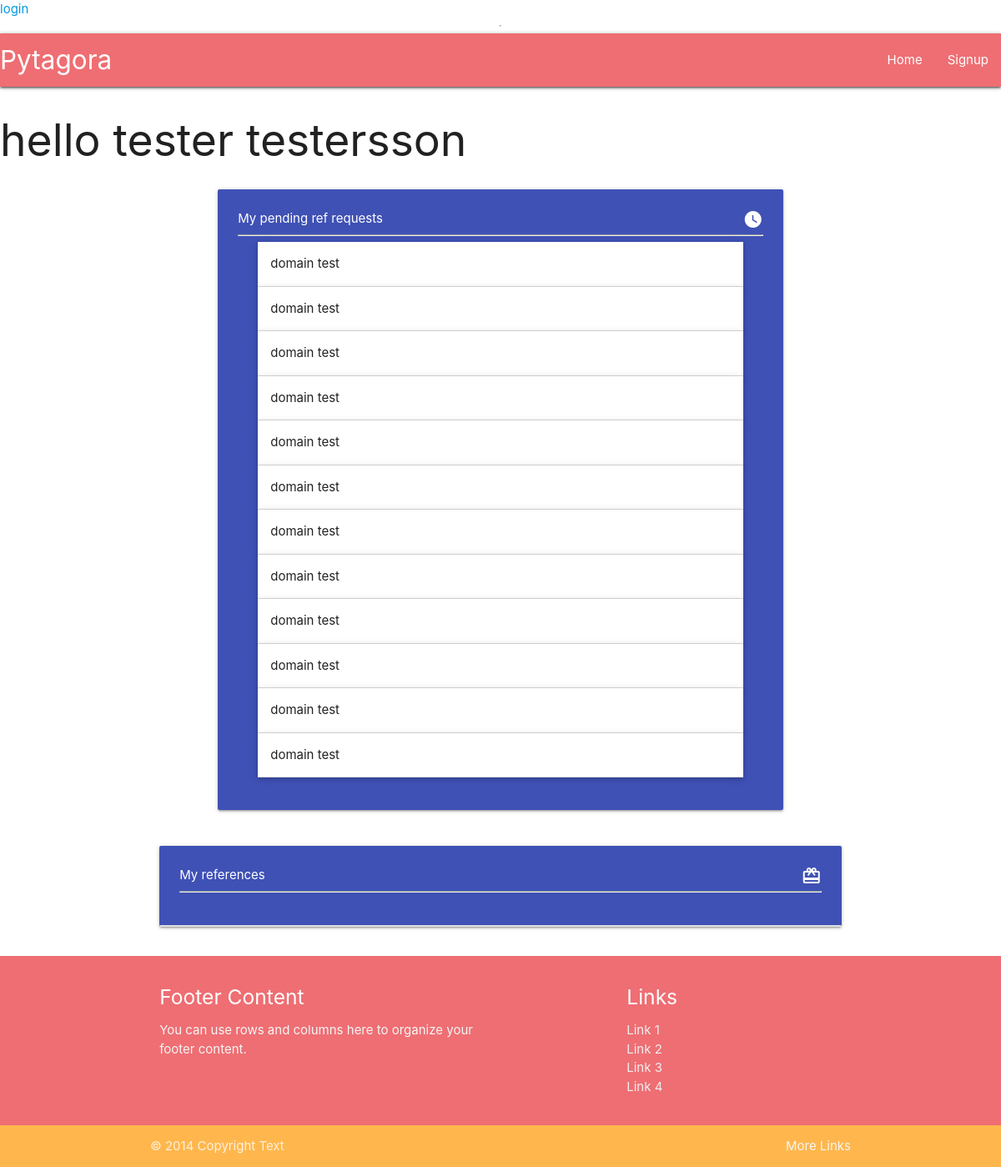
Before: /profile/2/ with the older database file.
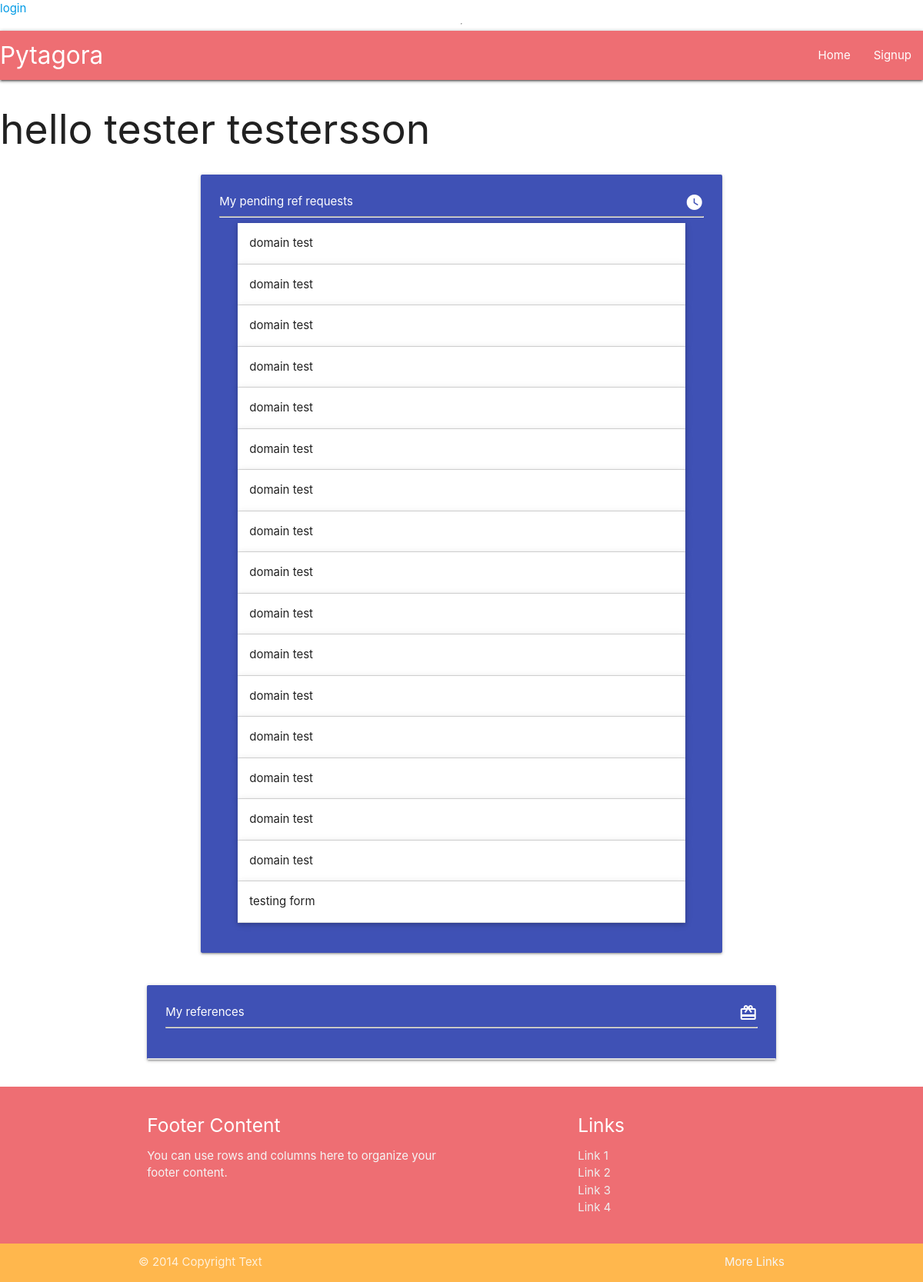
After: the same page with the newer database file.
### userprofile/models.py (models this page shows, shortened)
class RefRequest(models.Model):
    profile = models.ForeignKey(Profile, verbose_name=_("profile"), on_delete=models.CASCADE)
    company_name = models.CharField(_("company name"), max_length=100, null=True, blank=True)
    company_slug = models.SlugField(_("company_slug"), null=True, blank=True, unique=False, max_length=150)
    date_from = models.DateField( verbose_name=_("date from"))
    date_to = models.DateField(verbose_name=_("date to"))
    to_email = models.EmailField(_("to email"), max_length=254, null=True, blank=True)
    UNINITIATED = "UNIN"
    PENDING = "PEND"
    COMPLETE = "COMP"
    STATUS_CHOICES = [
        (UNINITIATED, "Uninitiated"),
        (PENDING, "Pending"),
        (COMPLETE, "Complete"),
    ]
    status = models.CharField(_("status"), max_length=4, choices=STATUS_CHOICES, default=UNINITIATED,)
    time_sent = models.DateTimeField(_("time_sent"), auto_now_add=True, null=True)
    class Meta:
        verbose_name = "Reference request"
        verbose_name_plural = "Reference requests"

### userprofile/views.py (the view)
# urls.py: path("profile/<int:pk>/", ProfileView.as_view(), name ="profile"),
class ProfileView(ListView):
    model = RefRequest
    def get(self, request, *args, **kwargs):
        profile = Profile.objects.get(id=kwargs["pk"])
        requests = profile.refrequest_set.all()
        return render(
            self.request,
            "userprofile/profile.html",
            {
                "profile": profile,
                "requests": requests,
            })

### userprofile/models.py (called while the page is built)
    def __str__(self):
        return f"{self.first_name} {self.last_name}"

### userprofile/templates/userprofile/profile.html (shortened to what this page needs)
{% extends "base.html" %}
{% block content %}
    <h2>hello {{ profile }}</h2>
    <div class="container">
        {% include "./components/profile_pending_requests.html" %}
        <div class="row">
            <div class="col s12">
                <div class="card indigo">
                    <div class="card-content">
                        <span class="white-text">My references <i class="material-icons right">redeem</i></span>
                        <hr/>
                    </div>
                    <div class=" collection">
                    </div>
                </div>
            </div>
        </div>
    </div>
{% endblock content %}

### userprofile/templates/userprofile/components/profile_pending_requests.html (shortened to what this page needs)
<div class="row">
    <div class="col s12 l10 offset-l1">
        <div class="card-panel indigo">
            <span class="white-text ">My pending ref requests <i class="material-icons right" >watch_later</i> </span>
            <hr/>
            <ul class="collapsible popout">
            {% for request in requests %}
                {% if request.status == "PEND" %}
                <li>
                    <div class="collapsible-header"> <span class="truncate">{{ request.company_name }}</span></div>
                  </li>
                  {% endif %}
            {% endfor %}
             </ul>
        </div>
    </div>
</div>

Changed rows visible on the page:
added RefRequest: company_name "domain test"
added RefRequest: company_name "domain test"
added RefRequest: company_name "domain test"
added RefRequest: company_name "domain test"
added RefRequest: company_name "testing form"
